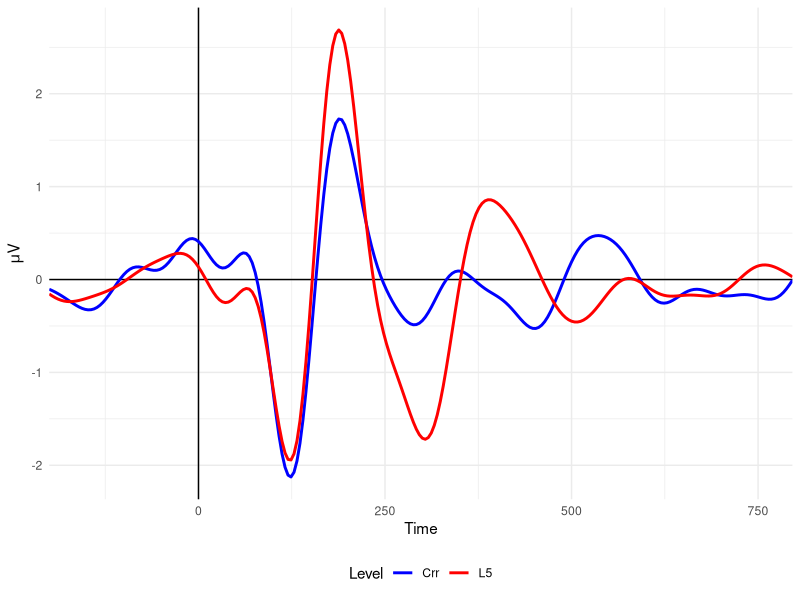
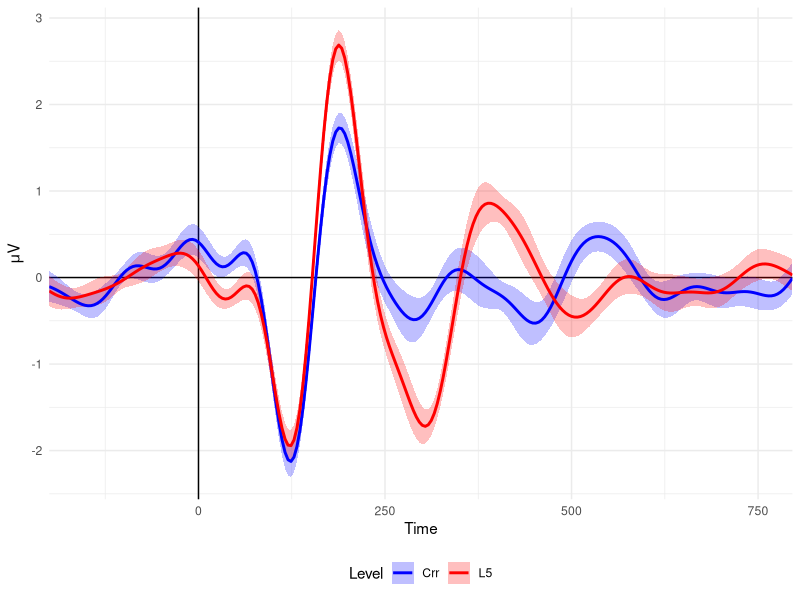
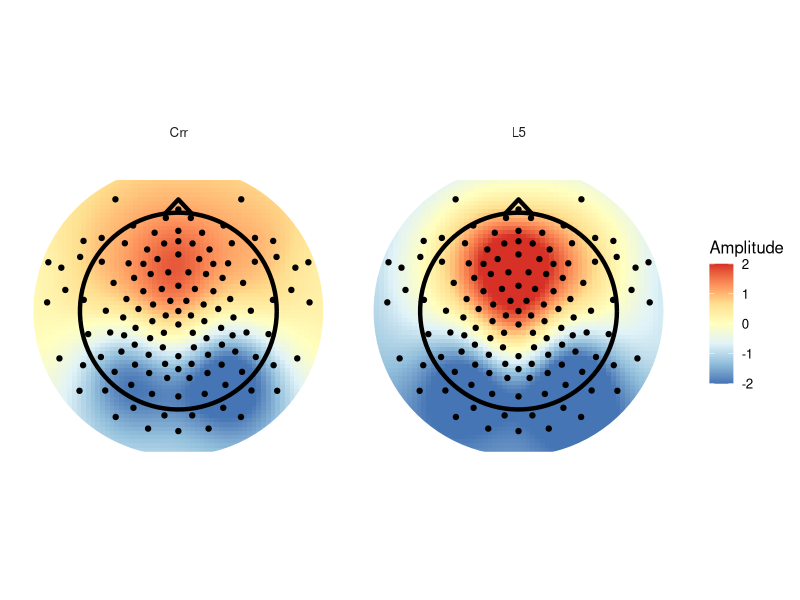
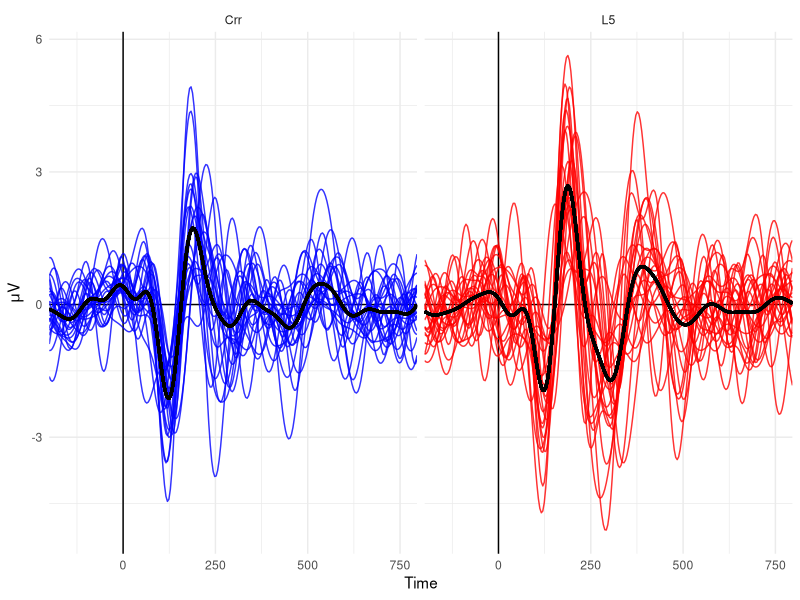
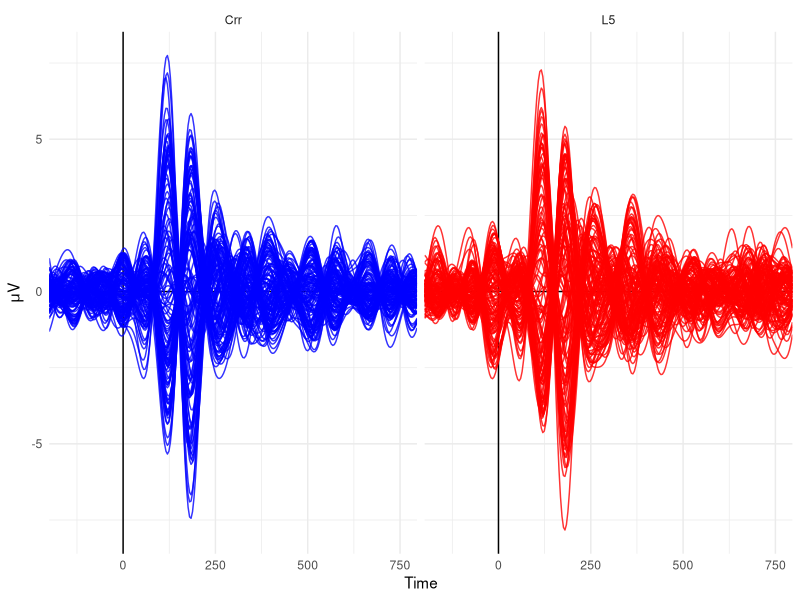
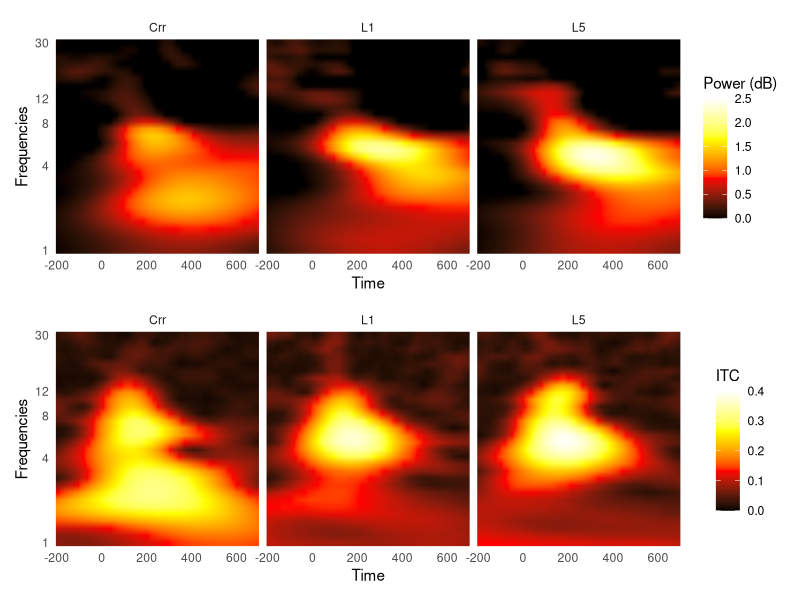
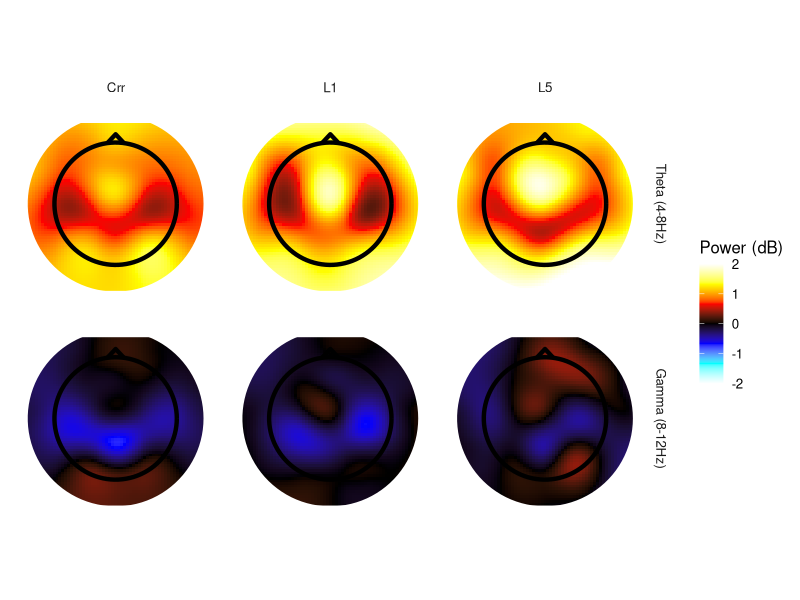

Source code (R) for these figures, in order:
## ---- chunk 1
knitr::opts_chunk$set(echo = FALSE, message = FALSE, warning = FALSE,fig.path = "doc/")

library(tidyverse)
library(magrittr)
library(scales)
library(patchwork)

## ---- chunk 2

grand_data <- read_csv("doc/grand_plot_data.csv") %>%    # load the data file
  as.tbl() %>% 
  mutate_at(.vars = c("Time","mean","sd"), .funs = as.numeric) %>% 
  mutate(Condition = as.factor(Condition),
         N  = as.integer(N),
         se = sd/sqrt(N)) %>% 
  separate(Condition,c('Group','Level'))

grand_data %>% 
  ggplot(aes(x = Time, y = mean,
             color = Level, fill = Level,
             group = Level)) +
  geom_vline(xintercept = 0) +
  geom_hline(yintercept = 0) +
  geom_line(size = 1) + 
  scale_x_continuous(expand = c(0, 0)) +
  scale_color_manual(values = c('blue','red')) +
  labs(x = "Time", y = expression(paste(mu,"V"))) +
  theme_minimal() + theme(legend.position="bottom")

## ---- chunk 3
grand_data %>% 
  ggplot(aes(x = Time, y = mean,
             color = Level, fill = Level,
             group = Level)) +
  geom_vline(xintercept = 0) +
  geom_hline(yintercept = 0) +
  geom_ribbon(aes(ymin = mean-se, ymax = mean+se),
              alpha = 0.25, color = NA) + 
  geom_line(size = 1) + 
  scale_x_continuous(expand = c(0, 0)) +
  scale_color_manual(values = c('blue','red')) +
  scale_fill_manual(values = c('blue','red')) +
  labs(x = "Time", y = expression(paste(mu,"V"))) +
  theme_minimal()+ theme(legend.position="bottom")
## ---- chunk 4

raw.data <- read.csv("doc/topo_plot_data.csv") %>%
  as.tbl() %>% 
  mutate(Condition   = as.factor(Condition),
         # convert Theta and Radius to (x,y)
         radianTheta = pi/180*Theta,
         x           = Radius*sin(radianTheta),
         y           = Radius*cos(radianTheta),
         r           = sqrt(x^2 + y^2))

expand.topo <- function(data, gridRes = NULL) {
  library(mgcv)
  if (is.null(gridRes))
    gridRes <- data[[1]] %$% unique(Channel) %>% {length(.)/2}
  
  res <- list()
  for (c in 1:length(data)) {
    LL <- data[[c]]
    
    minx <- min(LL$x)*1.1
    miny <- min(LL$y)*1.1
    maxx <- max(LL$x)*1.1
    maxy <- max(LL$y)*1.1
    
    tmp.GAM <- expand.grid(x = seq(minx*1.05,maxx*1.05,length = gridRes),
                           y = seq(miny*1.05,maxy*1.05,length = gridRes)) %>%
      data.frame()
    
    tmp.GAM$Amp <- LL %>%
      gam(Amp ~ s(x, y, bs = 'ts'), data = .) %>% 
      predict(tmp.GAM, type = "response")
    res[[c]] <- tmp.GAM %>% 
      filter(sqrt(x^2 + y^2) <= max(diff(range(x)),diff(range(y)))/2)
    rm(tmp.GAM)
  }
  return(res)
}

circleFun <- function(diameter = 1, center = c(0,0), npoints = 100) {
  r  <- diameter / 2
  tt <- seq(0,2*pi,length.out = npoints)
  xx <- center[1] + r * cos(tt)
  yy <- center[2] + r * sin(tt)
  return(data.frame(x = xx, y = yy))
}

# Topo theme
theme_topo <- function(base_size = 12) {
  theme_bw(base_size = base_size) %+replace%
    theme(rect       = element_blank(),
          line       = element_blank(),
          axis.text  = element_blank(),
          axis.title = element_blank()
    )
}

chanlocs <- raw.data %>% 
  select(Channel, x, y) %>%
  distinct()

diam      <- chanlocs %$%
  max(diff(range(x)),diff(range(y))) # can be adjusted
head <- list()
head$shape <- circleFun(diam*0.75)
head$mask  <- circleFun(diam*1.15)
head$nose  <- data.frame(x = c(-.075,0,.075),
                         y = c(-.005,.075,-.005) + max(head$shape$y))

topo.data <- raw.data %>% 
  group_by(Condition,TimePnt) %>% 
  select(Condition,TimePnt,Channel,x,y,Amp) %>% 
  nest() %>%
  mutate(data = expand.topo(data)) %>% 
  unnest() %>% 
  separate(Condition,c('Group','Level'))

ggplot(topo.data,aes(x, y)) +
  ## The Topos
  geom_raster(aes(fill = Amp))+
  facet_grid(~Level) +
  ## The Head
  geom_path(data = head$mask, color = "white",size = 4) +
  geom_path(data = head$nose, size = 1.5) +
  geom_path(data = head$shape, size = 1.5) +
  ## The Channels
  geom_point(data = chanlocs) +
  ## Design
  scale_fill_distiller(palette = "RdYlBu", direction = -1,
                       limits = c(-2,2), oob = squish) +
  labs(fill = "Amplitude") +
  theme_topo() +
  coord_equal()

## ---- chunk 5

butterfly_data <- read_csv("doc/butterfly_plot_data.csv") %>% # load the data file
  group_by(Condition,Time) %>% 
  mutate(meanAmp = mean(amp)) %>% 
  ungroup() %>% 
  separate(Condition,c('Group','Level'))

butterfly_data %>% 
  ggplot(aes(x = Time, y = amp,
             color = Level,
             group = ID)) + 
  facet_wrap(~Level) +
  geom_vline(xintercept = 0) + 
  geom_hline(yintercept = 0) + 
  geom_line(alpha = 0.8) + 
  geom_line(aes(y = meanAmp), color = "black", size = 1) +
  scale_x_continuous(expand = c(0, 0)) +
  scale_color_manual(values = c('blue','red')) +
  labs(x = "Time", y = expression(paste(mu,"V"))) +
  theme_minimal()+ theme(legend.position="none")

## ---- chunk 6

trace_data <- read_csv("doc/trace_plot_data.csv") %>% 
  separate(Condition,c('Group','Level'))

trace_data %>% 
  ggplot(aes(x = Time, y = amp,
             color = Level,
             group = ID)) + 
  facet_wrap(~Level) +
  geom_vline(xintercept = 0) + 
  geom_hline(yintercept = 0) + 
  geom_line(alpha = 0.8) + 
  scale_x_continuous(expand = c(0, 0)) + 
  scale_color_manual(values = c('blue','red')) +
  labs(x = "Time", y = expression(paste(mu,"V"))) +
  theme_minimal()+ theme(legend.position="none")

## ---- chunk 7

df <- read_csv("doc/TFplot_data.csv") %>% 
  separate(Condition,'Level')

# Plot --------------------------------------------------------------------

# Use geom_raster to plot y-axis scale as is
ersp_plot <- ggplot(df,aes(Time, Frequencies, fill = ersp)) + # or fill = itc
  geom_raster(interpolate = T) +
  facet_grid(.~Level) +
  scale_y_log10(breaks = c(1,4,8,12,30), expand = c(0, 0)) + # if Frequencies are log-spaced
  scale_x_continuous(breaks = seq(-200,700,by = 200), expand = c(0, 0)) +
  scale_fill_gradientn(colors = c('black','red','yellow','white'),
                       limits = c(0,2.5),oob=squish) +
  theme_minimal() +
  labs(fill = 'Power (dB)')

itc_plot <- ggplot(df,aes(Time, Frequencies, fill = itc)) + # or fill = itc
  geom_raster(interpolate = T) +
  facet_grid(.~Level) +
  scale_y_log10(breaks = c(1,4,8,12,30), expand = c(0, 0)) + # if Frequencies are log-spaced
  scale_x_continuous(breaks = seq(-200,700,by = 200), expand = c(0, 0)) +
  scale_fill_gradientn(colors = c('black','red','yellow','white'),
                       limits = c(0,0.4),oob=squish) +
  theme_minimal() +
  labs(fill = 'ITC')

ersp_plot/itc_plot

## ---- chunk 8
raw.data <- read.csv("doc/TFtopo_data.csv") %>%
  as.tbl() %>% 
  mutate(Condition   = as.factor(Condition),
         # convert Theta and Radius to (x,y)
         radianTheta = pi/180*Theta,
         x           = Radius*sin(radianTheta),
         y           = Radius*cos(radianTheta),
         r           = sqrt(x^2 + y^2))


expand.topo <- function(data, gridRes = NULL) {
  if (is.null(gridRes))
    gridRes <- data %$% unique(Channel) %>% {length(.)/2}
  
  range_x <- range(data$x)*1.15
  range_y <- range(data$y)*1.15
  
  tmp.GAM <- expand.grid(x = seq(range_x[1],range_x[2],length = gridRes),
                         y = seq(range_y[1],range_y[2],length = gridRes)) %>%
    data.frame()
  tmp.GAM$Amp <- gam(Amp ~ s(x, y, bs = 'ts'), data = data) %>% 
    predict(tmp.GAM, type = "response")
  tmp.GAM %>% 
    filter(sqrt(x^2 + y^2) <= max(diff(range(x)),diff(range(y)))/2)
}

circleFun <- function(diameter = 1, center = c(0,0), npoints = 100) {
  r  <- diameter / 2
  tt <- seq(0,2*pi,length.out = npoints)
  xx <- center[1] + r * cos(tt)
  yy <- center[2] + r * sin(tt)
  return(data.frame(x = xx, y = yy))
}

# Topo theme
theme_topo <- function(base_size = 12) {
  theme_bw(base_size = base_size) %+replace%
    theme(rect       = element_blank(),
          line       = element_blank(),
          axis.text  = element_blank(),
          axis.title = element_blank()
    )
}

# Channel Data
chanlocs <- raw.data %>% 
  select(Channel, x, y) %>%
  distinct()

# Head Shapes
diam <- chanlocs %>%
  select(x,y) %>% 
  map_dbl(~diff(range(.))) %>% max()
head <- list(
  shape = circleFun(diam*0.75),
  mask  = circleFun(diam*1.15),
  nose  = data.frame(x = c(-.075,0,.075),
                     y = c(-.005,.075,-.005) + diam*0.375)
  
)

# Topo Data
topo.data <- raw.data %>% 
  select(Condition,TimePnt,Channel,x,y,Amp) %>% 
  separate(Condition,c('Level','Group','Band')) %>% 
  mutate(Band = factor(Band, labels = c('Theta (4-8Hz)','Gamma (8-12Hz)'))) %>% 
  group_by(Level,Band) %>% 
  nest() %>%
  mutate(data = map(data,expand.topo)) %>% 
  unnest()

# Plot
ggplot(topo.data,aes(x, y)) +
  geom_raster(aes(fill = Amp))+
  facet_grid(Band~Level) +
  geom_path(data = head$mask, color = "white",size = 4) +
  geom_path(data = head$nose, size = 1.5) +
  geom_path(data = head$shape, size = 1.5) +
  scale_fill_gradientn(colors = c('white','cyan','blue','black','red','yellow','white'),
                       limits = c(-2,2), oob = squish) +
  labs(fill = "Power (dB)") +
  theme_topo() +
  coord_equal()

